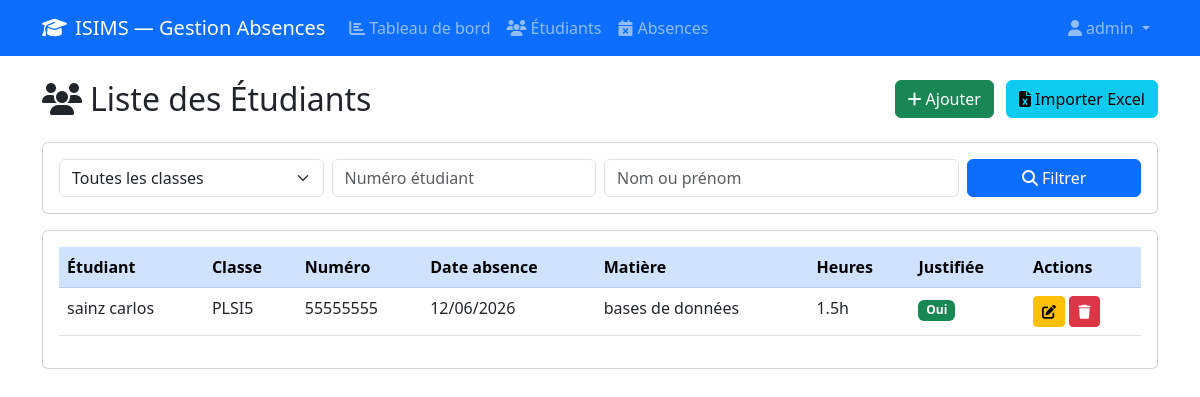
The app's page /etudiants?id=2 (signed in) with its own data.
### models.py (models this page shows, shortened)
class User(UserMixin, db.Model):
    __tablename__ = 'users'
    id = db.Column(db.Integer, primary_key=True)
    nom = db.Column(db.String(150), nullable=False)
    email = db.Column(db.String(100), unique=True, nullable=False)
    password_hash = db.Column(db.String(200), nullable=False)
    role = db.Column(db.String(20), default='enseignant')

class Absence(db.Model):
    etudiant = db.relationship('Etudiant', backref='absences')
    __tablename__ = 'absences'
    id = db.Column(db.Integer, primary_key=True)
    etudiant_id = db.Column(db.Integer, db.ForeignKey('etudiants.id'), nullable=False)
    date_absence = db.Column(db.Date, nullable=False)
    matiere = db.Column(db.String(50), nullable=False)
    nb_heures = db.Column(db.Float, default=1.5)
    justifiee = db.Column(db.Boolean, default=False)
    motif = db.Column(db.Text)

class Etudiant(db.Model):
    __tablename__ = 'etudiants'
    id = db.Column(db.Integer, primary_key=True)
    nom = db.Column(db.String(50), nullable=False)
    prenom = db.Column(db.String(50), nullable=False)
    classe = db.Column(db.String(50), nullable=False)
    num_etudiant = db.Column(db.String(20), unique=True, nullable=False)

### routes/etudiants.py (the view, shortened to what this page needs)
@bp.route('/etudiants')
@login_required
def liste():
    if current_user.role not in ['admin', 'administration']:
        flash('Accès refusé !', 'danger')
        return redirect(url_for('dashboard.index'))
    classe = request.args.get('classe')
    recherche = request.args.get('recherche')
    num_etudiant = request.args.get('num_etudiant')
    etudiant_id = request.args.get('id')
    query = Absence.query.join(Etudiant)
    if etudiant_id:
        query = query.filter(Etudiant.id == etudiant_id)
    if classe:
        query = query.filter(Etudiant.classe == classe)
    if num_etudiant:
        query = query.filter(Etudiant.num_etudiant == num_etudiant)
    absences = query.order_by(Absence.date_absence.desc()).all()
    classes = db.session.query(Etudiant.classe).distinct().all()
    classes = [c[0] for c in classes]
    return render_template('etudiants/liste.html',
                           absences=absences,
                           classes=classes,
                           classe=classe,
                           recherche=recherche,
                           num_etudiant=num_etudiant,
                           etudiant_id=etudiant_id)

### app.py (called while the page is built)
@login_manager.user_loader
def load_user(user_id):
    return User.query.get(int(user_id))

### templates/etudiants/liste.html (shortened to what this page needs)
{% extends 'base.html' %}
{% block content %}
<div class="row mb-3">
    <div class="col">
        <h2><i class="fas fa-users me-2"></i>Liste des Étudiants</h2>
    </div>
    {% if current_user.role in ['admin', 'administration'] %}
    <div class="col-auto">
        <a href="{{ url_for('etudiants.ajouter') }}" class="btn btn-success me-2">
            <i class="fas fa-plus me-1"></i>Ajouter
        </a>
        <a href="{{ url_for('etudiants.importer') }}" class="btn btn-info">
            <i class="fas fa-file-excel me-1"></i>Importer Excel
        </a>
    </div>
    {% endif %}
</div>
<div class="card mb-3">
    <div class="card-body">
        <form method="GET">
            <div class="row g-2">
                <div class="col-md-3">
                    <select name="classe" class="form-select">
                        <option value="">Toutes les classes</option>
                    </select>
                </div>
                <div class="col-md-3">
                    <input type="text" name="num_etudiant" class="form-control" placeholder="Numéro étudiant" value="{{ num_etudiant or '' }}">
                </div>
                <div class="col-md-4">
                    <input type="text" name="recherche" class="form-control" placeholder="Nom ou prénom" value="{{ recherche or '' }}">
                </div>
                <div class="col-md-2">
                    <button type="submit" class="btn btn-primary w-100">
                        <i class="fas fa-search me-1"></i>Filtrer
                    </button>
                </div>
            </div>
        </form>
    </div>
</div>
<div class="card">
    <div class="card-body">
        <table class="table table-hover">
            <thead class="table-primary">
                <tr>
                    <th>Étudiant</th>
                    <th>Classe</th>
                    <th>Numéro</th>
                    <th>Date absence</th>
                    <th>Matière</th>
                    <th>Heures</th>
                    <th>Justifiée</th>
                    <th>Actions</th>
                </tr>
            </thead>
            <tbody>
                {% for absence in absences %}
                <tr>
                    <td>{{ absence.etudiant.nom }} {{ absence.etudiant.prenom }}</td>
                    <td>{{ absence.etudiant.classe }}</td>
                    <td>{{ absence.etudiant.num_etudiant }}</td>
                    <td>{{ absence.date_absence.strftime('%d/%m/%Y') }}</td>
                    <td>{{ absence.matiere }}</td>
                    <td>{{ absence.nb_heures }}h</td>
                    <td>
                        {% if absence.justifiee %}
                            <span class="badge bg-success">Oui</span>
                        {% else %}
                            <span class="badge bg-danger">Non</span>
                        {% endif %}
                    </td>
                    <td>
                        <a href="{{ url_for('absences.modifier', id=absence.id) }}" class="btn btn-warning btn-sm">
                            <i class="fas fa-edit"></i>
                        </a>
                        <a href="{{ url_for('absences.supprimer', id=absence.id) }}" class="btn btn-danger btn-sm"
                           onclick="return confirm('Supprimer cette absence ?')">
                            <i class="fas fa-trash"></i>
                        </a>
                    </td>
                </tr>
                {% else %}
                <tr>
                    <td colspan="8" class="text-center text-muted">Aucune absence trouvée</td>
                </tr>
                {% endfor %}
            </tbody>
        </table>
    </div>
</div>
{% endblock %}

### templates/base.html (shortened to what this page needs)
<!DOCTYPE html>
<html lang="fr">
<head>
    <link href="https://cdn.jsdelivr.net/npm/bootstrap@5.3.0/dist/css/bootstrap.min.css" rel="stylesheet">
    <link href="https://cdnjs.cloudflare.com/ajax/libs/font-awesome/6.4.0/css/all.min.css" rel="stylesheet">
    <link rel="stylesheet" href="{{ url_for('static', filename='css/style.css') }}">
</head>
<body>
<nav class="navbar navbar-expand-lg navbar-dark bg-primary">
    <div class="container">
        <a class="navbar-brand" href="{{ url_for('dashboard.index') }}">
            <i class="fas fa-graduation-cap me-2"></i>ISIMS — Gestion Absences
        </a>
        <div class="collapse navbar-collapse" id="navbarNav">
            <ul class="navbar-nav me-auto">
                {% if current_user.is_authenticated %}
                    <li class="nav-item">
                        <a class="nav-link" href="{{ url_for('dashboard.index') }}">
                            <i class="fas fa-chart-bar me-1"></i>Tableau de bord
                        </a>
                    </li>
                    {% if current_user.role in ['admin', 'administration'] %}
                    <li class="nav-item">
                        <a class="nav-link" href="{{ url_for('etudiants.liste') }}">
                            <i class="fas fa-users me-1"></i>Étudiants
                        </a>
                    </li>
                    {% endif %}
                    <li class="nav-item">
                        <a class="nav-link" href="{{ url_for('absences.ajouter') }}">
                            <i class="fas fa-calendar-times me-1"></i>Absences
                        </a>
                    </li>
                {% endif %}
            </ul>
            <ul class="navbar-nav">
                {% if current_user.is_authenticated %}
                    <li class="nav-item dropdown">
                        <a class="nav-link dropdown-toggle" href="#" data-bs-toggle="dropdown">
                            <i class="fas fa-user me-1"></i>{{ current_user.nom }}
                        </a>
                    </li>
                {% else %}
                    <li class="nav-item">
                        <a class="nav-link" href="{{ url_for('auth.login') }}">Connexion</a>
                    </li>
                {% endif %}
            </ul>
        </div>
    </div>
</nav>
<div class="container mt-4">
    {% block content %}{% endblock %}
</div>
</body>
</html>

### records on screen
User: nom "admin"
Absence: etudiant.nom "sainz", etudiant.prenom "carlos", etudiant.classe "PLSI5", etudiant.num_etudiant "55555555", date_absence "12/06/2026", matiere "bases de données", nb_heures "1.5", justifiee "Oui"
